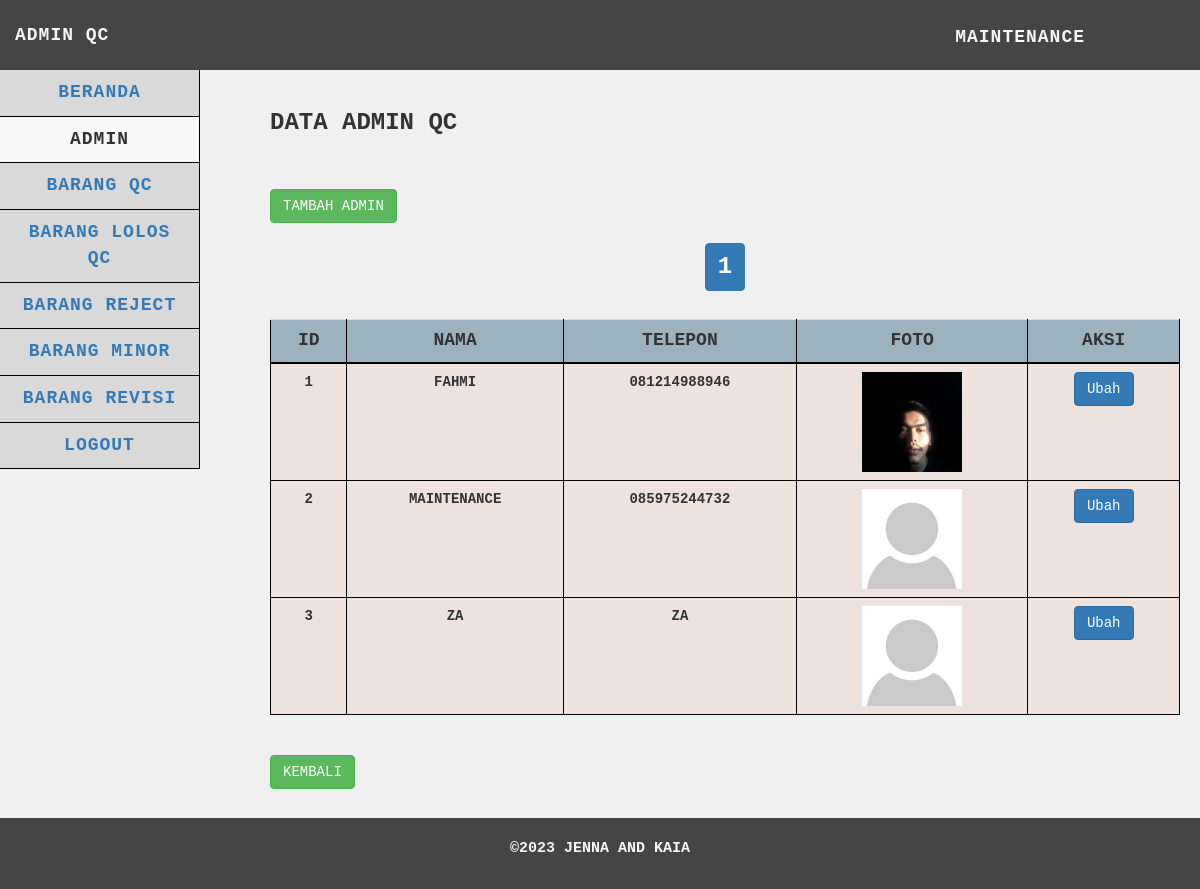
Before: /qc/admin/admin.php (signed in) with the older database file.
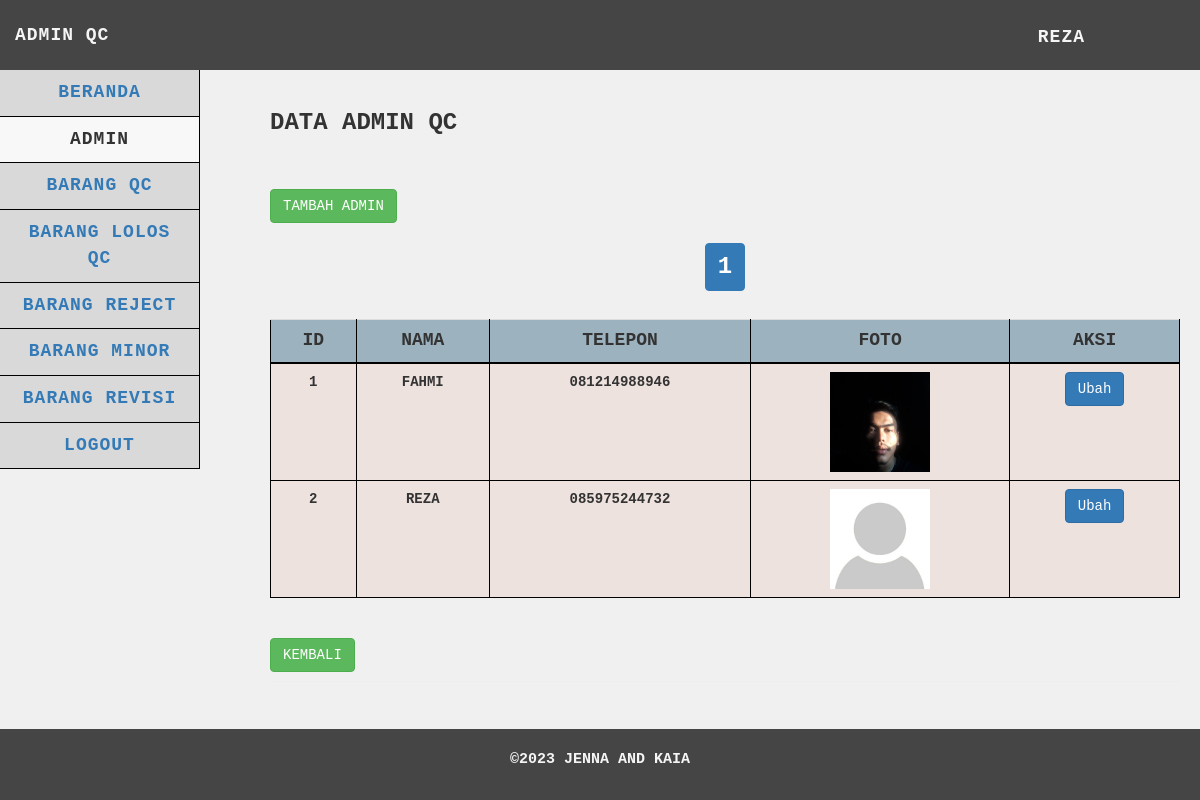
After: the same page with the newer database file.
### tables this page shows
CREATE TABLE `admin_qc` (
  `id` int(25) NOT NULL,
  `username` varchar(255) NOT NULL,
  `password` varchar(255) NOT NULL,
  `nama` varchar(255) NOT NULL,
  `telepon` varchar(255) NOT NULL,
  `foto` varchar(255) NOT NULL
);

### qc/admin/functions.php (called while the page is built, shortened)
<?php
$db = mysqli_connect("localhost", "root", "", "gudangjenna");
function query($query)
{
    global $db;
    $result = mysqli_query($db, $query);
    $rows = [];
    while ($row = mysqli_fetch_assoc($result)) {
        $rows[] = $row;
    }
    return $rows;
}
function getNama($username) {
    global $db;
    $query = "SELECT nama FROM admin_qc WHERE username = '$username'";
    $result = mysqli_query($db, $query);
    if ($result && mysqli_num_rows($result) > 0) {
        $user = mysqli_fetch_assoc($result);
        return $user['nama'];
    } else {
        return "Nama Tidak Ditemukan";
    }
}
?>

### qc/admin/admin.php (the view, shortened to what this page needs)
<?php
$adminqc = query("SELECT * FROM admin_qc");
$limit = 5;
$page = isset($_GET['page']) ? $_GET['page'] : 1;
$start = ($page - 1) * $limit;
$adminqc = query("SELECT * FROM admin_qc LIMIT $start, $limit");
$totalRecords = count(query("SELECT * FROM admin_qc"));
$totalPages = ceil($totalRecords / $limit);
?>
<!DOCTYPE html>
<html>
<head>
    <link href="../../vendor/css/bootstrap/bootstrap.min.css" rel="stylesheet">
    <link href="../../vendor/css/bootstrap/bootstrap.css" rel="stylesheet">
    <link href="../../vendor/font-awesome/css/font-awesome.min.css" rel="stylesheet" type="text/css">
    <link href="../../css/admin.css" rel="stylesheet">
</head>
<body>
    <nav class="navbar navbar-default navbar-static-top" role="navigation" style="margin-bottom: 0">
        <div class="navbar-header">
            <a class="navbar-brand">ADMIN QC</a>
        </div>
        <ul class="nav navbar-top-links navbar-right">
            <li class="dropdown">
                <a class="dropdown-toggle" data-toggle="dropdown"
                    href="../logout.php"><?php echo getNama($_SESSION['usernameqc']); ?></i>
                </a>
            </li>
        </ul>
        <div class="navbar-default sidebar" role="navigation">
            <div class="sidebar-nav navbar-collapse">
                <ul class="nav" id="side-menu">
                    <li>
                        <a href="../beranda.php">
                            BERANDA
                        </a>
                    </li>
                    <li class="active">
                        <a href="admin.php">
                            ADMIN
                        </a>
                    </li>
                    <li>
                        <a href="../barangqc/barangqc.php">
                            BARANG QC
                        </a>
                    </li>
                    <li>
                        <a href="../baranglolosqc/baranglolosqc.php">
                            BARANG LOLOS QC
                        </a>
                    </li>
                    <li>
                        <a href="../barangreject/barangreject.php">
                            BARANG REJECT
                        </a>
                    </li>
                    <li>
                        <a href="../barangminor/barangminor.php">
                            BARANG MINOR
                        </a>
                    </li>
                    <li>
                        <a href="../barangrevisi/barangrevisi.php">
                            BARANG REVISI
                        </a>
                    </li>
                    <li>
                        <a href="../logout.php" onclick="return confirm('yakin ingin logout?')">
                            Logout
                        </a>
                    </li>
                </ul>
            </div>
        </div>
    </nav>
    <div class="content">
        <div class="container-fluid">
            <h1 class="page-header">Data Admin QC
                <br><br><br>
                <div class="text-left">
                    <a href="#" class="btn btn-success" data-toggle="modal" data-target="#tambahAdminModal">Tambah
                        Admin</a>
                </div>
                <div class="text-center">
                    <ul class="pagination">
                        <?php for ($p = 1; $p <= $totalPages; $p++) : ?>
                        <li class="<?php if ($p == $page) echo 'active'; ?>">
                            <a href="?page=<?php echo $p; ?>"><?php echo $p; ?></a>
                        </li>
                        <?php endfor; ?>
                    </ul>
                </div>
                <div class="table-responsive">
                    <table id="data-table" class="table table-hover">
                        <tr>
                            <th scope="col">Id</th>
                            <th scope="col">Nama</th>
                            <th scope="col">Telepon</th>
                            <th scope="col">Foto</th>
                            <th scope="col">Aksi</th>
                        </tr>
                        <?php $i = 1 + ($page - 1) * $limit; ?>
                        <?php foreach ($adminqc as $row) : ?>
                        <tr>
                            <td><?= $i; ?></td>
                            <td><?= $row["nama"]; ?></td>
                            <td><?= $row["telepon"]; ?></td>
                            <td><img src="../../images/<?= $row["foto"]; ?>"></td>
                            <td>
                                <div class="btn-group text-center" style="display: flex; justify-content: center;">
                                    <button type="button" class="btn btn-primary" data-toggle="modal"
                                        data-target="#ubahAdminModal<?= $row["id"]; ?>">Ubah</button>
                                </div>
                            </td>
                        </tr>
                        <?php $i++; ?>
                        <?php endforeach; ?>
                    </table>
                </div>
                <div style="margin-top: 20px;">
                    <a href="../beranda.php" class="btn btn-success">Kembali</a>
                </div>
        </div>
    </div>
    <footer>
        <p>©2023 Jenna and Kaia</p>
    </footer>
</body>
</html>

### css/admin.css (style rules this page uses)
body { font-family: "Courier New", Courier, monospace; text-transform: uppercase; margin: 0; padding: 0; background-color: #f0f0f0; display: flex; flex-direction: column; min-height: 100vh; }
p { font-size: 15px; }
h1 { text-transform: uppercase; font-weight: 500; }
.page-header { font-weight: bold; font-size: 24px; }
.navbar-default.sidebar .nav > li.active > a { background-color: #f8f8f8; color: #333; }
.navbar { background-color: #454545; font-size: large; letter-spacing: 1px; font-weight: 700; font-family: "Courier New", Courier, monospace; text-transform: uppercase; border: none; height: 70px; position: fixed; top: 0; width: 100%; z-index: 99; }
.navbar-header .navbar-brand { color: whitesmoke; margin-top: 10px; }
.dropdown { background-color: #454545; width: 100%; }
.dropdown-toggle { color: whitesmoke; margin-top: 10px; }
.navbar-top-links { margin-right: 0; }
.navbar-top-links li { display: inline-block; }
.navbar-top-links li:last-child { margin-right: 100px; }
.navbar-top-links li a { padding: 15px; min-height: 50px; }
.sidebar { background-color: #d9d9d9; text-align: center; }
.sidebar .sidebar-nav.navbar-collapse { padding-left: 0; padding-right: 0; }
.sidebar ul li { border-bottom: 1px solid black; border-right: 1px solid black; }
@media (min-width: 768px) { .sidebar { z-index: 1; position: absolute; width: 200px; margin-top: 70px; } }
@media (min-width: 768px) { .navbar-top-links { margin-left: auto; } }
.content { padding-top: 50px; padding-bottom: 50px; flex: 1; }
.container-fluid { padding: 20px; }
.table { border-collapse: collapse; width: 100%; }
.table th { background-color: #9db2bf; border: 1px solid black; text-align: center; border-bottom: 2px solid black; font-size: 18px; }
.table td { background-color: #eee2de; border: 1px solid black; text-align: center; font-size: 14px; }
table img { max-height: 100px; width: auto; }
@media (min-width: 768px) { .content { margin-left: 250px; } }
footer { text-transform: uppercase; padding: 20px; color: whitesmoke; background-color: #454545; text-align: center; font-weight: bold; position: fixed; bottom: 0; left: 0; width: 100%; }
footer p { text-align: center; }

Changed rows visible on the page:
removed admin_qc: nama "ZA", telepon "ZA", foto (placeholder picture)
changed admin_qc: nama "MAINTENANCE" → "REZA"
